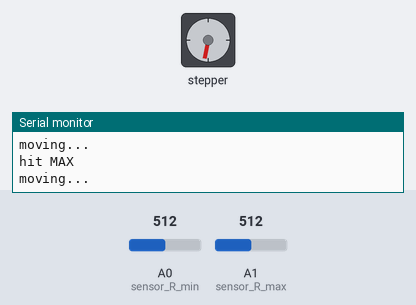
A sketch run on a simulated Arduino Uno, built with avr-gcc and run on an emulated ATmega328P. Shown: stepper motor, the last lines printed to the serial monitor. Wiring (inferred from the names in the program): stepper motor driver (200 steps per turn assumed): step pin 5; direction pin 4. The inputs (shaded band) are chosen by the test bench; at power-on: A1 (sensor_R_max) = 512, A0 (sensor_R_min) = 512.

Above: at 1.2 s.
1.3 s: A1 (sensor_R_max) set to 122
At 1.71 s:
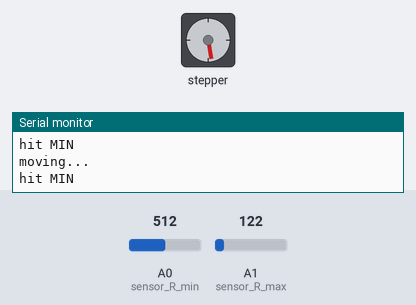
4.3 s: A1 (sensor_R_max) set to 138
At 4.52 s:
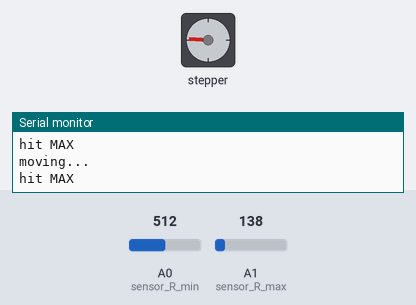
Timing chart, 0 to 16.3 s (numbered marks = the images above; inputs shaded):
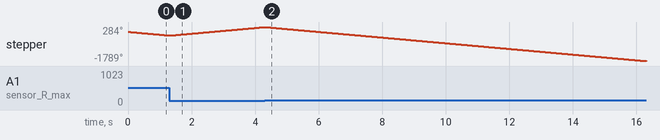

The sketch:

motor_tests.ino.ino
```cpp
/*Example sketch to control a stepper motor with A4988 stepper motor driver and Arduino without a library. More info: https://www.makerguides.com */

// Define stepper motor connections and steps per revolution:
//#define direction_L 2
//#define step_L 3
#define direction_R 4
#define step_R 5

#define sensor_R_min A0
#define sensor_R_max A1
//#define sensor_L_min A2
//#define sensor_L_max A3

#define stepsPerRevolution 200

int sensor_R_min_state = 0;  //
int sensor_R_max_state = 0;
//int sensor_L_min_state = 0;         // variable for reading the pushbutton status
//int sensor_L_max_state = 0;

void setup() {
  // Declare pins as output:
  pinMode(direction_R, OUTPUT);
  pinMode(step_R, OUTPUT);
  //pinMode(direction_L, OUTPUT);
  //pinMode(step_L, OUTPUT);

  pinMode(sensor_R_min, INPUT);
  pinMode(sensor_R_max, INPUT);
  //pinMode(sensor_L_min, INPUT);
  //pinMode(sensor_L_max, INPUT);

  Serial.begin(9600);

  Serial.println("Beginning serial...");

  digitalWrite(direction_R, HIGH);
}

void loop()
{
  sensor_R_max_state = analogRead(sensor_R_max);
  sensor_R_min_state = analogRead(sensor_R_min);
  if (sensor_R_max_state > 128)
  {
    Serial.println("hit MAX");
    digitalWrite(direction_R, LOW);
  }
  else if (sensor_R_min_state > 128)
  {
    Serial.println("hit MIN");
    digitalWrite(direction_R, HIGH);
  }

  //delay(10);

  Serial.println("moving...");
  // These four lines result in 1 step:
  digitalWrite(step_R, HIGH);
  delayMicroseconds(1000);
  digitalWrite(step_R, LOW);
  delayMicroseconds(1000);
  digitalWrite(step_R, HIGH);
  delayMicroseconds(1000);
  digitalWrite(step_R, LOW);
  delayMicroseconds(1000);
}
```
